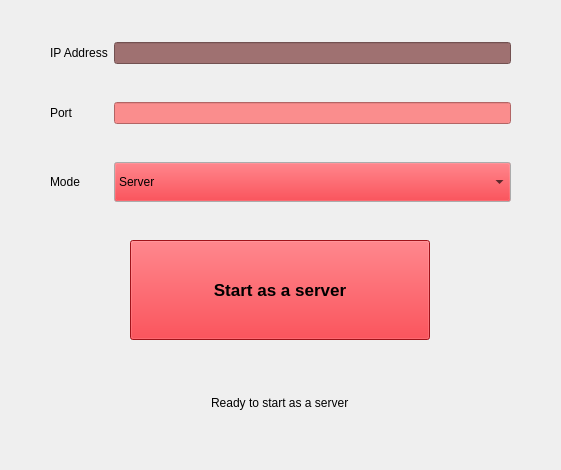
<?xml version="1.0" encoding="UTF-8"?>
<ui version="4.0">
 <class>MainWindow</class>
 <widget class="QMainWindow" name="MainWindow">
  <property name="geometry">
   <rect>
    <x>0</x>
    <y>0</y>
    <width>561</width>
    <height>470</height>
   </rect>
  </property>
  <property name="windowTitle">
   <string>Sync Clipboard</string>
  </property>
  <widget class="QWidget" name="centralwidget">
   <property name="palette">
    <palette>
     <active>
      <colorrole role="Button">
       <brush brushstyle="SolidPattern">
        <color alpha="255">
         <red>224</red>
         <green>27</green>
         <blue>36</blue>
        </color>
       </brush>
      </colorrole>
     </active>
     <inactive>
      <colorrole role="Button">
       <brush brushstyle="SolidPattern">
        <color alpha="255">
         <red>224</red>
         <green>27</green>
         <blue>36</blue>
        </color>
       </brush>
      </colorrole>
     </inactive>
     <disabled>
      <colorrole role="Button">
       <brush brushstyle="SolidPattern">
        <color alpha="255">
         <red>224</red>
         <green>27</green>
         <blue>36</blue>
        </color>
       </brush>
      </colorrole>
     </disabled>
    </palette>
   </property>
   <widget class="QWidget" name="gridLayoutWidget">
    <property name="geometry">
     <rect>
      <x>0</x>
      <y>0</y>
      <width>561</width>
      <height>471</height>
     </rect>
    </property>
    <layout class="QGridLayout" name="gridLayout">
     <property name="leftMargin">
      <number>50</number>
     </property>
     <property name="topMargin">
      <number>10</number>
     </property>
     <property name="rightMargin">
      <number>50</number>
     </property>
     <property name="bottomMargin">
      <number>10</number>
     </property>
     <item row="3" column="0" colspan="2" alignment="Qt::AlignHCenter">
      <widget class="QPushButton" name="startButton">
       <property name="minimumSize">
        <size>
         <width>300</width>
         <height>100</height>
        </size>
       </property>
       <property name="maximumSize">
        <size>
         <width>500</width>
         <height>16777215</height>
        </size>
       </property>
       <property name="font">
        <font>
         <pointsize>13</pointsize>
         <weight>75</weight>
         <bold>true</bold>
        </font>
       </property>
       <property name="styleSheet">
        <string notr="true">background-color: #e01b24;</string>
       </property>
       <property name="text">
        <string>Start as a server</string>
       </property>
      </widget>
     </item>
     <item row="1" column="0">
      <widget class="QLabel" name="labelPort">
       <property name="text">
        <string>Port</string>
       </property>
      </widget>
     </item>
     <item row="0" column="0">
      <widget class="QLabel" name="labelHost">
       <property name="text">
        <string>IP Address</string>
       </property>
      </widget>
     </item>
     <item row="1" column="1">
      <widget class="QLineEdit" name="portInput">
       <property name="autoFillBackground">
        <bool>false</bool>
       </property>
       <property name="styleSheet">
        <string notr="true">background-color: rgb(250, 141, 141);</string>
       </property>
      </widget>
     </item>
     <item row="2" column="1">
      <widget class="QComboBox" name="comboBoxMode">
       <property name="minimumSize">
        <size>
         <width>0</width>
         <height>40</height>
        </size>
       </property>
       <item>
        <property name="text">
         <string>Server</string>
        </property>
       </item>
       <item>
        <property name="text">
         <string>Client</string>
        </property>
       </item>
      </widget>
     </item>
     <item row="0" column="1">
      <widget class="QLineEdit" name="addressInput">
       <property name="enabled">
        <bool>false</bool>
       </property>
       <property name="styleSheet">
        <string notr="true">:enabled { background-color: rgb(250, 141, 141) }
:disabled { background-color: rgb(159, 113, 113)}</string>
       </property>
      </widget>
     </item>
     <item row="2" column="0">
      <widget class="QLabel" name="label">
       <property name="text">
        <string>Mode</string>
       </property>
      </widget>
     </item>
     <item row="4" column="0" colspan="2" alignment="Qt::AlignHCenter">
      <widget class="QLabel" name="statusLabel">
       <property name="maximumSize">
        <size>
         <width>1000</width>
         <height>50</height>
        </size>
       </property>
       <property name="text">
        <string>Ready to start as a server</string>
       </property>
      </widget>
     </item>
    </layout>
   </widget>
  </widget>
 </widget>
 <resources/>
 <connections/>
</ui>
